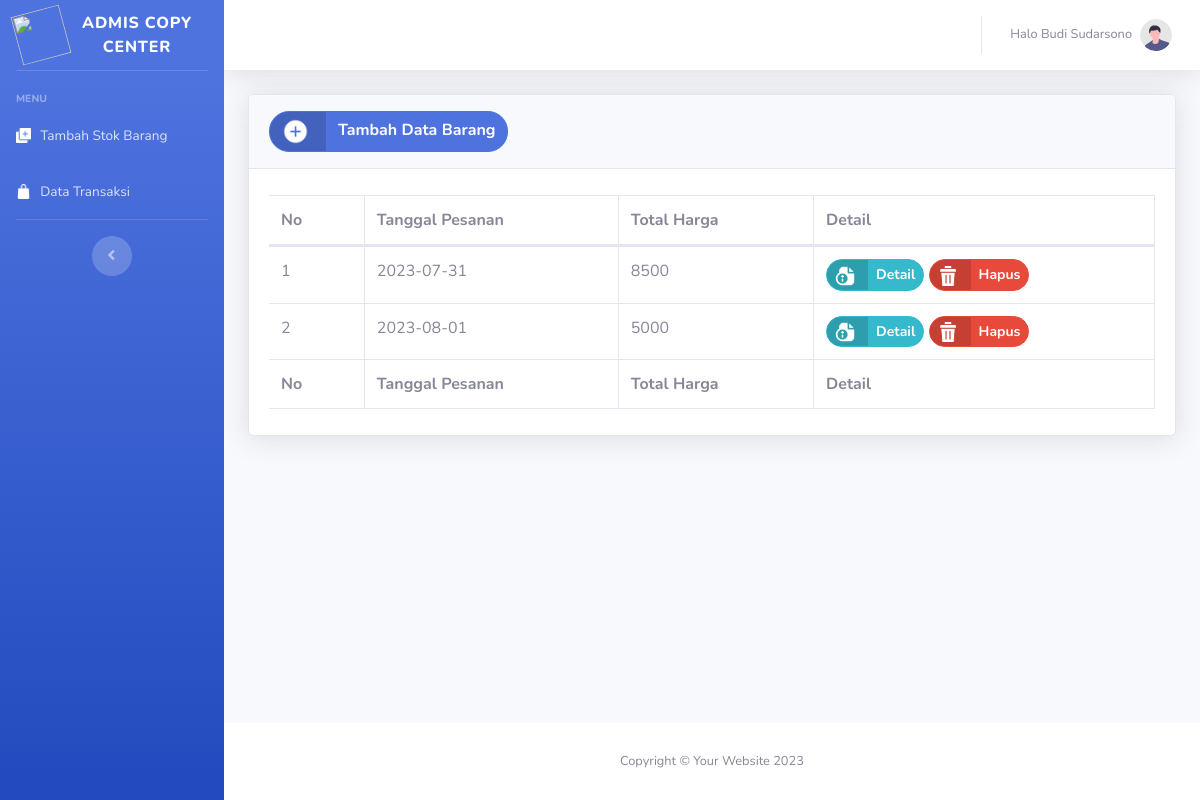
Page /data_transaksi.php (signed in) on the committed database.
### tables this page shows
CREATE TABLE `penjualan` (
  `id_penjualan` int(11) NOT NULL,
  `tanggal_penjualan` date NOT NULL,
  `total` int(11) NOT NULL
);

### db.php (called while the page is built, shortened)
<?php
$servername = "localhost";
$username = "root";
$password = "";
$dbname = "fotokopi";
$conn = new mysqli($servername, $username, $password, $dbname);
function getPenjualan() {
    global $conn;
    $query = "SELECT * FROM penjualan";
    $result = $conn->query($query);
    $data = array();
    if ($result->num_rows > 0) {
        while ($row = $result->fetch_assoc()) {
            $data[] = $row;
        }
    }
    return $data;
}
?>

### data_transaksi.php (the view, shortened to what this page needs)
<?php
require 'header.php';
$dataPenjualan = getPenjualan();
?>
  <div class="container-fluid">
<div class="card shadow mb-4">
    <div class="card-header py-3">
        <a id="btn-tambah" data-toggle="modal" data-target="#tambahModal" class="btn btn-primary btn-icon-split btn-round">
            <span class="icon text-white-50">
                <img src="img/add.png" alt="Icon" style="vertical-align: middle; margin-right: 5px;"  width="27" height="27">
            </span>
            <span class="text"><b>Tambah Data Barang</b></span>
        </a>
    </div>
    <div class="card-body">
        <div class="table-responsive">
            <table class="table table-bordered" id="dataTable" width="100%" cellspacing="0">
                <thead>
                    <tr>
                        <th>No</th>
                        <th>Tanggal Pesanan</th>
                        <th>Total Harga</th>
                        <th>Detail</th>
                    </tr>
                </thead>
                <tfoot>
                    <tr>
                    <th>No</th>
                        <th>Tanggal Pesanan</th>
                        <th>Total Harga</th>
                        <th>Detail</th>
                    </tr>
                </tfoot>
                <tbody>
                <?php
                        $i = 0;
                        foreach ($dataPenjualan as $penjualan) {
                            $i += 1;
                    ?>
                    <tr>
                        <td><?php echo $i; ?></td>
                        <td><?php echo $penjualan['tanggal_penjualan']; ?></td>
                        <td><?php echo $penjualan['total']; ?></td>
                        <td>
                            <a href="detail_penjualan.php?id_penjualan=<?php echo $penjualan['id_penjualan']; ?>" class="btn btn-sm btn-info btn-icon-split btn-round detailbtn">
                                <span class="icon text-white-50">
                                    <img src="img/detail.png" alt="Icon" style="margin-right: 5px;"  width="20" height="20">
                                </span>
                                <span class="text"><b>Detail</b></span>
                            </a>
                            <a href="#" data-toggle="modal" data-target="#hapusModal" isi="<?php echo $penjualan['id_penjualan']; ?>" onclick="hapusData(this);" class="btn btn-sm btn-danger btn-icon-split btn-round">
                                <span class="icon text-white-50">
                                    <img src="img/delete.png" alt="Icon" style="margin-right: 5px;" width="20" height="20">
                                </span>
                                <span class="text"><b>Hapus</b></span>
                            </a>
                        </td>
                    </tr>
                    <?php
                        }
                    ?>
                </tbody>
            </table>
        </div>
    </div>
</div>
</div>
</div>
<?php
require 'footer.php';
?>

### rows in the picture
penjualan: tanggal_penjualan "2023-07-31", total "8500"
penjualan: tanggal_penjualan "2023-08-01", total "5000"

### other values in the picture
$_SESSION['nama'] "Budi Sudarsono"
